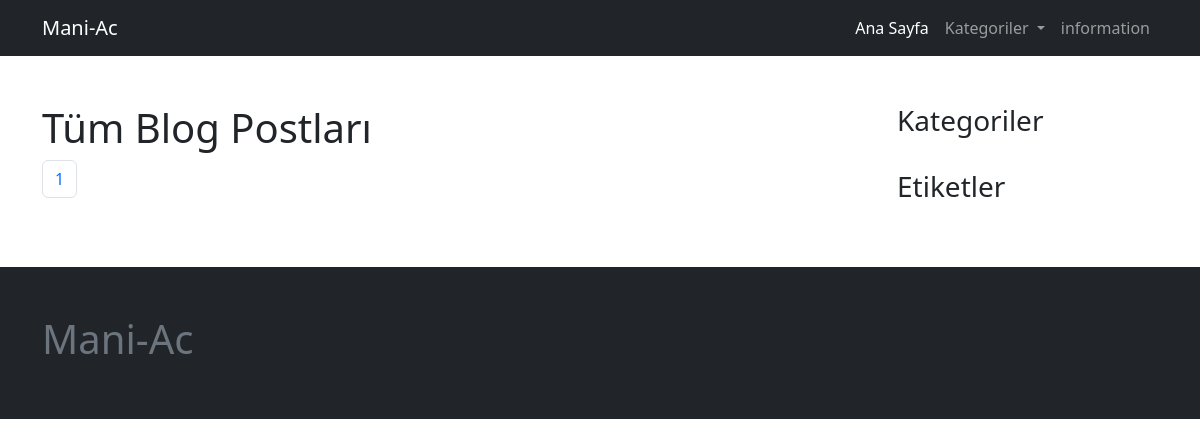
/blog/, run on an earlier commit of the app's database.
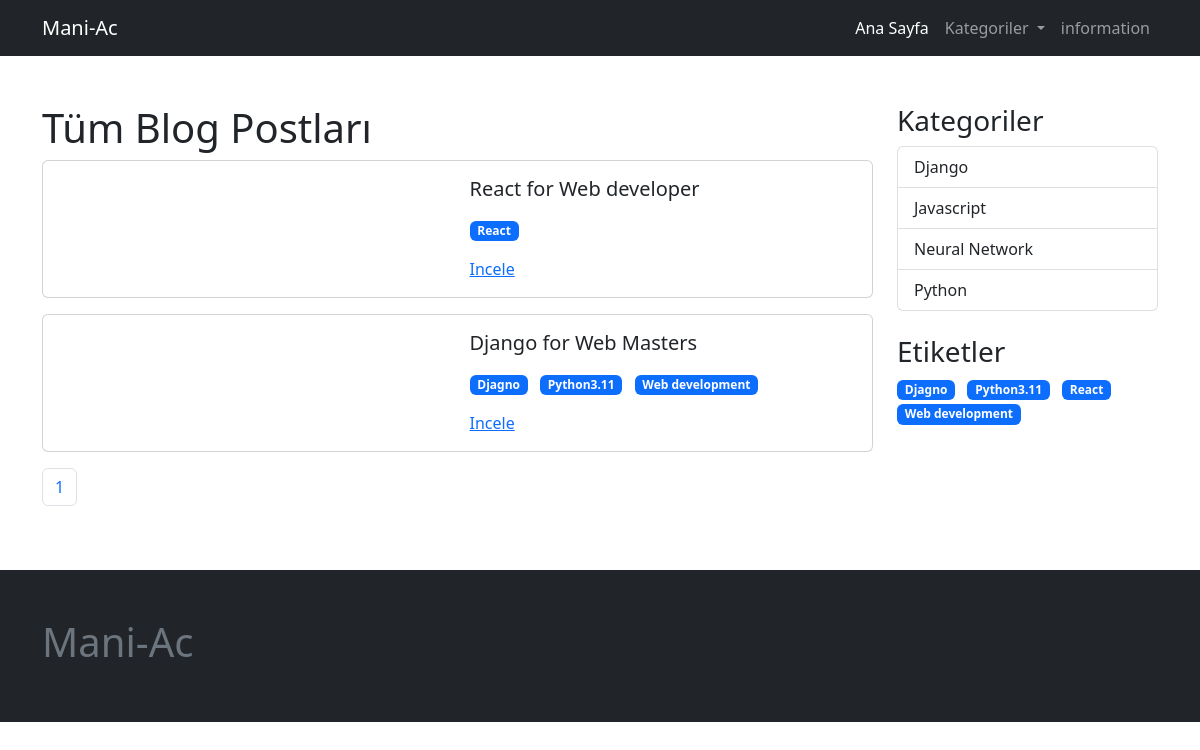
And on a later commit of the database.
### page/models.py (models this page shows, shortened)
class Page(models.Model):
    user = models.ForeignKey(User, on_delete=models.CASCADE)
    slug =  AutoSlugField(populate_from='title', unique=True, )
    title = models.CharField(max_length=200)
    cover_image = models.ImageField(upload_to='page/', blank=True, null=True)
    content = tinymce_models.HTMLField( blank=True, null=True)
    is_active = models.BooleanField(default=False)
    created_at = models.DateTimeField(auto_now_add=True)
    updated_at = models.DateTimeField(auto_now=True)
    def get_absolute_url(self):
        return reverse(
            'page:page_view',
            kwargs={
                "page_slug": self.slug
            }
        )

### blog/models.py (models this page shows, shortened)
class Post(models.Model):
    user = models.ForeignKey(User, on_delete=models.CASCADE)
    tag = models.ManyToManyField(BlogTag)
    category = models.ForeignKey(
        BlogCategory, on_delete=models.SET_NULL, null=True)
    cover_image = models.ImageField(upload_to='post', blank=True, null=True)
    slug = AutoSlugField(populate_from='title',
    unique=True,
    )
    title = models.CharField(max_length=200)
    content = tinymce_models.HTMLField(blank=True, null=True)
    is_active = models.BooleanField(default=False)
    created_at = models.DateTimeField(auto_now_add=True)
    updated_at = models.DateTimeField(auto_now=True)
    view_count = models.PositiveIntegerField(default=0)

class BlogTag(models.Model):
    user = models.ForeignKey(User, on_delete=models.CASCADE)
    title = models.CharField(max_length=200)
    slug = AutoSlugField(populate_from='title', unique=True, )
    is_active = models.BooleanField(default=False)
    created_at = models.DateTimeField(auto_now_add=True)
    updated_at = models.DateTimeField(auto_now=True)

class BlogCategory(models.Model):
    title = models.CharField(max_length=200)
    slug = AutoSlugField(populate_from='title', unique=True, )
    is_active = models.BooleanField(default=False)
    created_at = models.DateTimeField(auto_now_add=True)
    updated_at = models.DateTimeField(auto_now=True)
    def get_absolute_url(self):
        return reverse(
            'todo:category_view',
            kwargs={
                "category_slug": self.slug
            }
        )

### blog/views.py (the view)
# urls.py: path('', all_post_view, name='all_post_view'),
def all_post_view(request):
    categories = BlogCategory.objects.filter(is_active=True).order_by('title')
    tags = BlogTag.objects.filter(is_active=True).order_by('title')
    all_posts = Post.objects.filter(is_active=True).order_by('-created_at')
    paginator = Paginator(all_posts, 5)
    page_number = request.GET.get('page')
    posts = paginator.get_page(page_number)
    context = dict(
        categories=categories,
        tags=tags,
        posts=posts,
    )
    return render(request, 'blog/all_posts.html', context)

### config/global_context_processor.py (called while the page is built)
def global_todo_categories_context(request):
    categories = TodoCategory.objects.filter(is_active=True)
    return dict(
        global_todo_categories=TodoCategory.objects.filter(is_active=True)
    )

def global_page_context(request):
    pages = Page.objects.filter(is_active=True)
    return dict(
        global_pages=Page.objects.filter(is_active=True)
    )

### todo/models.py (called while the page is built)
    def get_absolute_url(self):
        return reverse(
            'todo:category_view',
            kwargs={
                "category_slug": self.slug
            }
        )

### blog/templates/blog/all_posts.html (shortened to what this page needs)
{% extends 'core/base.html' %}
{% block container %}
<div class="row">
    <div class="col-sm-9">
        {% if category %}
        <h1>{{ category.title }}</h1>
        {% elif tag %}
        <h1>{{ tag.title|title }}</h1>
        {% else %}
        <h1>Tüm Blog Postları</h1>
        {% endif%}
        {% for post in posts %}
        <div class="col mb-3">
            <div class="card">
                <div class="card-body">
                    <div class="row">
                        <div class="col-sm">
                        </div>
                        <div class="col-sm">
                            <h5 class="card-title">{{ post.title }}</h5>
                            <ul class="list-inline">
                                {% for tag in post.tag.all %}
                                <li class="list-inline-item">
                                    <a href="{{ tag.get_absolute_url }}" class="">
                                        <span class="badge text-bg-primary">{{ tag.title }}</span>
                                    </a>
                                </li>
                                {% endfor %}
                            </ul>
                            <a href="{{ post.get_absolute_url }}" class="card-link">Incele</a>
                        </div>
                    </div>
                </div>
            </div>
        </div>
        {% endfor %}
        {% if posts.paginator %}
        <nav aria-label="Page navigation example">
            <ul class="pagination">
                {% with ''|center:posts.paginator.num_pages as range %}
                {% for _ in range %}
                <li class="page-item"><a class="page-link" href="?page={{ forloop.counter }}">{{ forloop.counter }}</a>
                </li>
                {% endfor %}
                {% endwith %}
            </ul>
        </nav>
        {% endif %}
    </div>
    <div class="col-sm-3">
        <h3>Kategoriler</h3>
        <div class="list-group">
            {% for category in categories %}
            <a href="{{ category.get_absolute_url }}" class="list-group-item list-group-item-action"
                aria-current="true">
                {{ category.title }}
            </a>
            {% endfor %}
        </div>
        <h3 class="mt-4">Etiketler</h3>
        <ul class="list-inline">
            {% for tag in tags %}
            <li class="list-inline-item">
                <a href="{{ tag.get_absolute_url }}" class="">
                    <span class="badge text-bg-primary">{{ tag.title }}</span>
                </a>
            </li>
            {% endfor %}
        </ul>
    </div>
</div>
{% endblock container %}

### templates/core/base.html (shortened to what this page needs)
{% load static %}
<!doctype html>
<html lang="en">
<head>
    <link rel="stylesheet" href="{% static 'css/bootstrap.min.css' %}">
</head>
<body>
    {% include 'core/navbar.html' %}
    <div class="container my-5">
        {% block container%}
        {% endblock container%}
    </div>
    {% include 'core/footer.html' %}
</body>
</html>

### templates/core/navbar.html (shortened to what this page needs)
<nav class="navbar navbar-expand-lg bg-dark navbar-dark">
    <div class="container">
        <a class="navbar-brand" href="/">Mani-Ac</a>
        <div class="collapse navbar-collapse" id="navbarNavAltMarkup">
            <ul class="navbar-nav ms-auto">
                <li class="nav-item">
                    <a class="nav-link active" aria-current="page" href="/">Ana Sayfa</a>
                </li>
                <li class="nav-item dropdown">
                    <a class="nav-link dropdown-toggle" href="#" role="button" data-bs-toggle="dropdown"
                        aria-expanded="false">
                        Kategoriler
                    </a>
                </li>
                {% for page in global_pages %}
                    <li class="nav-item">
                        <a class="nav-link" aria-current="page" href="{{ page.get_absolute_url }}">{{ page.title  }}</a>
                    </li>
                {% endfor %}
            </ul>
        </div>
    </div>
</nav>

### templates/core/footer.html
<div class="bg-dark py-5 mt-5 ">
    <div class="container">
        <div class="col">
            <h1 class="text-muted">Mani-Ac</h1>
        </div>
    </div>
</div>

What changed in the data, as far as the page shows it:
added Post: title "React for Web developer"
added BlogTag: title "React"
added Post: title "Django for Web Masters"
added BlogTag: title "Djagno"
added BlogTag: title "Python3.11"
added BlogTag: title "Web development"
added BlogCategory: title "Django"
added BlogCategory: title "Javascript"
added BlogCategory: title "Neural Network"
added BlogCategory: title "Python"
